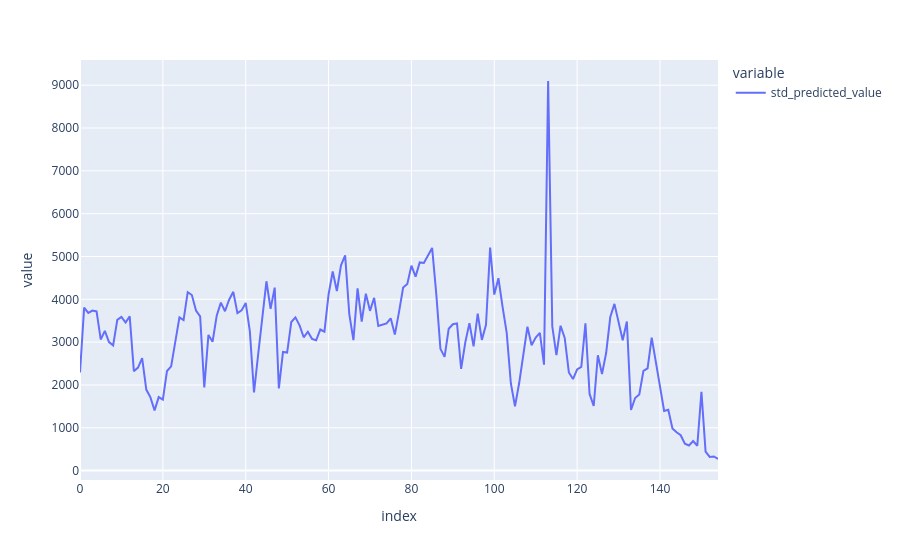

The cell this chart's notebook holds for it:
### Code cell
episode = 32
sorted_state_idx = df[df['episode_idx'] == episode].sort_values(by='state_position_in_episode')['state_idx'].unique()
episode_stats = batch_stats[batch_stats['state_idx'].isin(sorted_state_idx)].sort_values(by='state_idx')
episode_stats.reset_index(drop=True, inplace=True)
episode_stats['mean_predicted_value'].plot()
episode_stats['std_predicted_value'].plot()

### Figure 1 — Plotly figure (JSON) as saved in the notebook; plotly's stock layout.template omitted (floating-point values rounded to 4 significant figures; data arrays with more than 128 entries replaced by an {"elided": "..."} marker saying what was removed)
{"data": [{"hovertemplate": "variable=std_predicted_value<br>index=%{x}<br>value=%{y}<extra></extra>", "legendgroup": "std_predicted_value", "line": {"color": "#636efa", "dash": "solid"}, "marker": {"symbol": "circle"}, "mode": "lines", "name": "std_predicted_value", "orientation": "v", "showlegend": true, "type": "scatter", "x": {"elided": "155 int values"}, "xaxis": "x", "y": {"elided": "155 float values"}, "yaxis": "y"}], "layout": {"legend": {"title": {"text": "variable"}, "tracegroupgap": 0}, "margin": {"t": 60}, "xaxis": {"anchor": "y", "domain": [0, 1], "title": {"text": "index"}}, "yaxis": {"anchor": "x", "domain": [0, 1], "title": {"text": "value"}}}}
